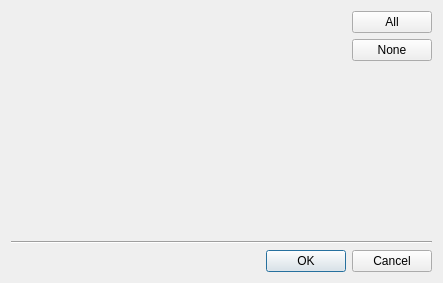
<?xml version="1.0" encoding="UTF-8"?>
<ui version="4.0">
 <class>report_Dialog</class>
 <widget class="QDialog" name="report_Dialog">
  <property name="windowModality">
   <enum>Qt::WindowModal</enum>
  </property>
  <property name="geometry">
   <rect>
    <x>0</x>
    <y>0</y>
    <width>443</width>
    <height>283</height>
   </rect>
  </property>
  <property name="windowTitle">
   <string>Select Flyout Report Sections</string>
  </property>
  <layout class="QVBoxLayout" name="verticalLayout_2">
   <item>
    <layout class="QHBoxLayout" name="horizontalLayout">
     <item>
      <layout class="QGridLayout" name="report_gridLayout"/>
     </item>
     <item>
      <spacer name="horizontalSpacer">
       <property name="orientation">
        <enum>Qt::Horizontal</enum>
       </property>
       <property name="sizeHint" stdset="0">
        <size>
         <width>40</width>
         <height>20</height>
        </size>
       </property>
      </spacer>
     </item>
     <item>
      <layout class="QVBoxLayout" name="verticalLayout">
       <item>
        <widget class="QPushButton" name="all_pushButton">
         <property name="text">
          <string>All</string>
         </property>
        </widget>
       </item>
       <item>
        <widget class="QPushButton" name="none_pushButton">
         <property name="text">
          <string>None</string>
         </property>
        </widget>
       </item>
       <item>
        <spacer name="verticalSpacer">
         <property name="orientation">
          <enum>Qt::Vertical</enum>
         </property>
         <property name="sizeHint" stdset="0">
          <size>
           <width>20</width>
           <height>40</height>
          </size>
         </property>
        </spacer>
       </item>
      </layout>
     </item>
    </layout>
   </item>
   <item>
    <widget class="Line" name="line">
     <property name="orientation">
      <enum>Qt::Horizontal</enum>
     </property>
    </widget>
   </item>
   <item>
    <widget class="QDialogButtonBox" name="buttonBox">
     <property name="orientation">
      <enum>Qt::Horizontal</enum>
     </property>
     <property name="standardButtons">
      <set>QDialogButtonBox::Cancel|QDialogButtonBox::Ok</set>
     </property>
    </widget>
   </item>
  </layout>
 </widget>
 <resources/>
 <connections>
  <connection>
   <sender>buttonBox</sender>
   <signal>accepted()</signal>
   <receiver>report_Dialog</receiver>
   <slot>accept()</slot>
   <hints>
    <hint type="sourcelabel">
     <x>248</x>
     <y>254</y>
    </hint>
    <hint type="destinationlabel">
     <x>157</x>
     <y>274</y>
    </hint>
   </hints>
  </connection>
  <connection>
   <sender>buttonBox</sender>
   <signal>rejected()</signal>
   <receiver>report_Dialog</receiver>
   <slot>reject()</slot>
   <hints>
    <hint type="sourcelabel">
     <x>316</x>
     <y>260</y>
    </hint>
    <hint type="destinationlabel">
     <x>286</x>
     <y>274</y>
    </hint>
   </hints>
  </connection>
 </connections>
</ui>
